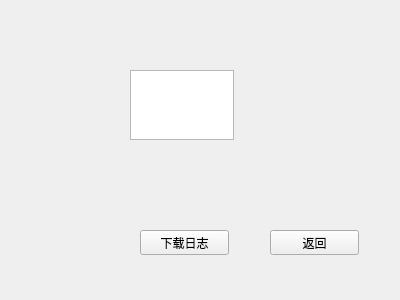
<?xml version="1.0" encoding="UTF-8"?>
<ui version="4.0">
 <class>DownLoad</class>
 <widget class="QWidget" name="DownLoad">
  <property name="geometry">
   <rect>
    <x>0</x>
    <y>0</y>
    <width>400</width>
    <height>300</height>
   </rect>
  </property>
  <property name="windowTitle">
   <string>Form</string>
  </property>
  <widget class="QPushButton" name="downLoadBtn">
   <property name="geometry">
    <rect>
     <x>140</x>
     <y>230</y>
     <width>89</width>
     <height>25</height>
    </rect>
   </property>
   <property name="text">
    <string>下载日志</string>
   </property>
  </widget>
  <widget class="QTextEdit" name="textEdit1">
   <property name="geometry">
    <rect>
     <x>130</x>
     <y>70</y>
     <width>104</width>
     <height>70</height>
    </rect>
   </property>
  </widget>
  <widget class="QPushButton" name="buttonReturn2">
   <property name="geometry">
    <rect>
     <x>270</x>
     <y>230</y>
     <width>89</width>
     <height>25</height>
    </rect>
   </property>
   <property name="text">
    <string>返回</string>
   </property>
  </widget>
 </widget>
 <resources/>
 <connections/>
</ui>
